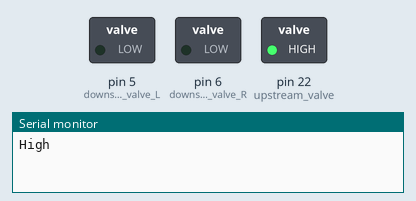
A sketch run on a simulated Arduino Mega 2560, built with avr-gcc and run on an emulated ATmega2560. On the bench: switched loads named in the sketch (green lamp = pin HIGH), the last lines printed to the serial monitor.

Above: at 0.2 s.
At 0.7 s:
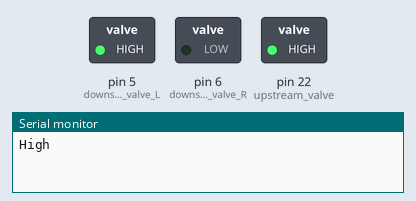
At 2.0 s:
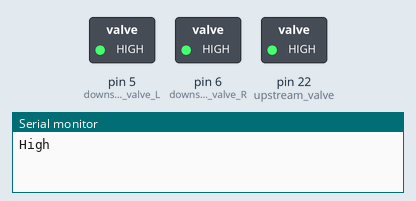
At 3.2 s:
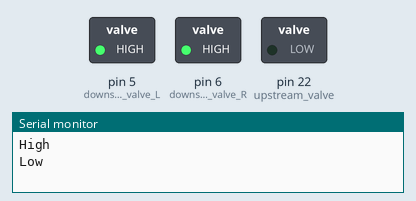
At 3.7 s:
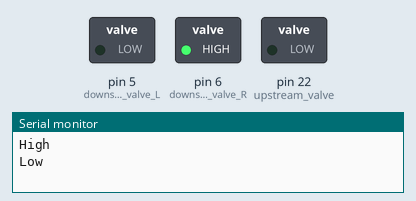
At 5.0 s:
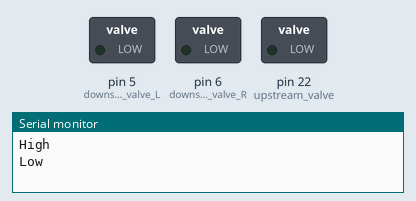
Timing chart, 0 to 7.8 s (numbered marks = the images above):
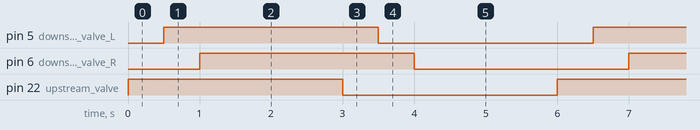

Measured:
- by itself, pin 5 (downstream_valve_L), pin 6 (downstream_valve_R), pin 22 (upstream_valve): alternates HIGH for 3.0 s and LOW for 3.0 s
- by itself, everything shown: repeats every 6.0 s, in 6 steps

The sketch:

test_code.ino
```cpp
//Valve Pins
const int upstream_valve = 22;
const int downstream_valve_L = 5;
const int downstream_valve_R = 6;

void setup() {
  // put your setup code here, to run once:

  Serial.begin(9600);
  pinMode(upstream_valve, OUTPUT);
  pinMode(downstream_valve_L, OUTPUT);
  pinMode(downstream_valve_R, OUTPUT);
}

void loop() {
  // put your main code here, to run repeatedly:

  Serial.println("High");
  digitalWrite(upstream_valve, HIGH);
  delay(500);
  digitalWrite(downstream_valve_L, HIGH);
  delay(500);
  digitalWrite(downstream_valve_R, HIGH);

  delay(2000);

  Serial.println("Low");
  digitalWrite(upstream_valve, LOW);
  delay(500);
  digitalWrite(downstream_valve_L, LOW);
  delay(500);
  digitalWrite(downstream_valve_R, LOW);

  delay(2000);

}
```
